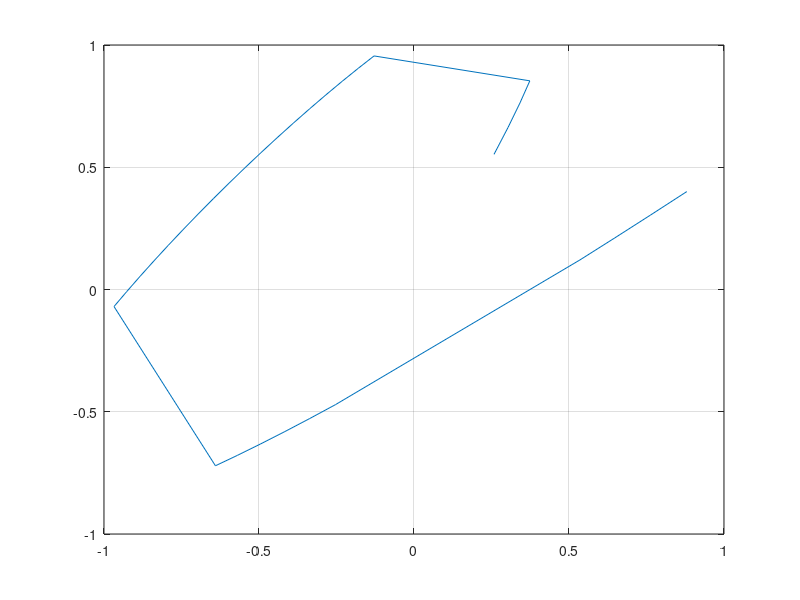

This figure's MATLAB source:
p = [-17 52 -42 8 0];
q = [-19.5 64 -60 16 0];
p_2 = conv(p,p);
q_2 = conv(q,q);
kvadrat = p_2 + q_2;
t = linspace(0,1);
vr_p = polyval(p, t);
vr_q = polyval(q, t);
X = [];
Y = [];
kvadrati = polyval(kvadrat,t);
odv1q = polyder(q);
odv2q = polyder(odv1q);
odv1p = polyder(p);
odv2p = polyder(odv1p);
for i = 1:100
    x = polyval(p, t(i));
    y = polyval(q, t(i));
    vr = polyval(kvadrat, t(i));
    if  (0.25 <= vr) &&(vr <= 1)
         X = [X x];
         Y = [Y y];
    end
end
plot(X, Y)
grid on;